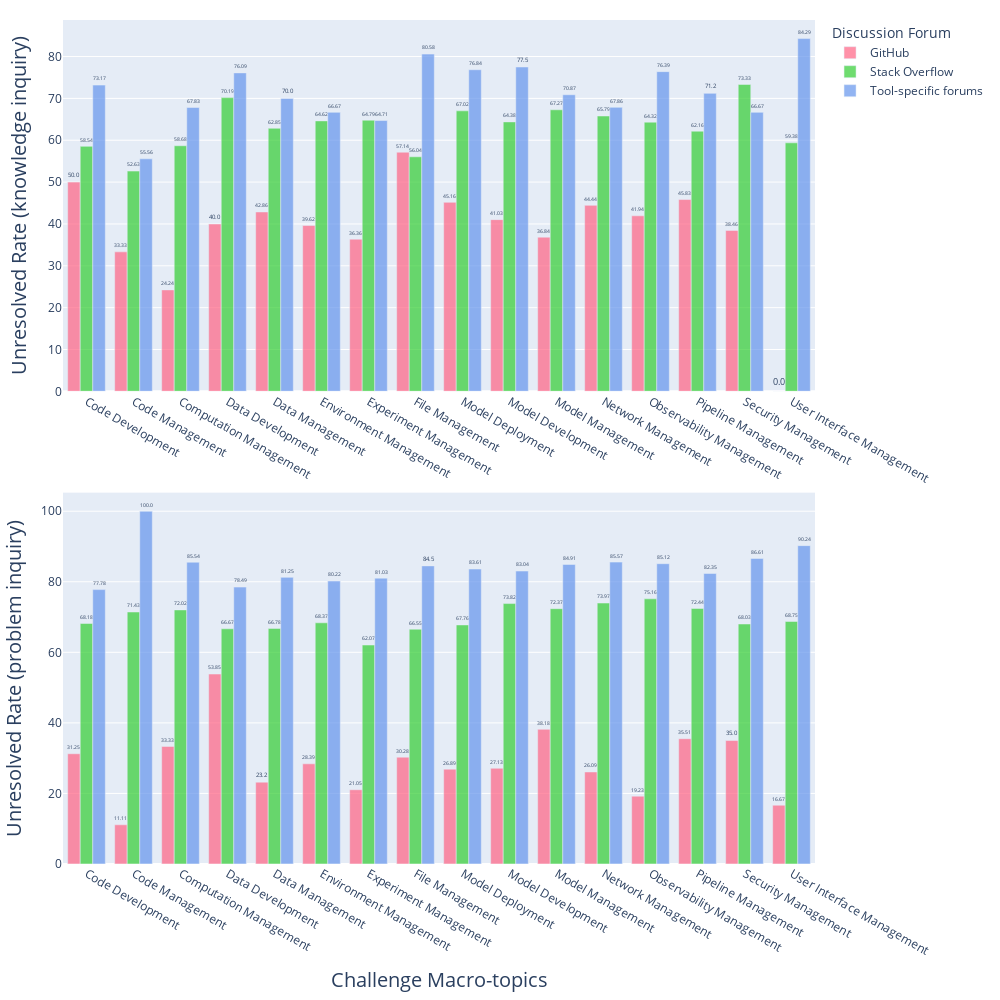

The cell this chart's notebook holds for it:
### Code cell
df = pd.read_json(os.path.join(path_rq3, 'forums.json'))
df = filter_open_posts(df)
df['Challenge_topic_macro'] = df['Challenge_topic_macro'].apply(lambda x: macro_topic_indexing[x])

n = len(df['Challenge_type'].unique())
fig = make_subplots(rows=n, cols=1, shared_xaxes=False, vertical_spacing=0.12)

for i, (type, type_group) in enumerate(df.groupby('Challenge_type')):
    show_legend = True if i == 0 else False
    for forum_name, forum_group in type_group.groupby('Platform'):
        categories = []
        rates = []
        
        for name, topic_group in forum_group.groupby('Challenge_topic_macro'):
            categories.append(name)
            rates.append(round(topic_group['Challenge_closed_time'].isna().sum() / len(topic_group) * 100, 2))
            
        fig.add_trace(go.Bar(
            x=categories, 
            y=rates, 
            name=forum_name, 
            showlegend=show_legend,
            marker_color=color_map[forum_name],
            text=rates, 
            textposition='outside'), 
        row=i+1, 
        col=1)
        if i == n - 1:
            fig.update_xaxes(title_text=f'Challenge Macro-topics', title_font=dict(size=20), row=i+1, col=1)
        fig.update_yaxes(title_text=f'Unresolved Rate ({type} inquiry)', title_font=dict(size=20), row=i+1, col=1)

fig.update_layout(
    width=1000, 
    height=1000,
    margin=go.layout.Margin(
        l=20,  # left margin
        r=20,  # right margin
        b=20,  # bottom margin
        t=20,  # top margin
    ),
    legend_title='Discussion Forum',
    boxmode='group' 
)
fig.show()
fig.write_image(os.path.join(path_rq3, 'Macro-topics unresolved rate histogram.pdf'))

### Figure 1 — Plotly figure (JSON) as saved in the notebook; plotly's stock layout.template omitted (floating-point values rounded to 4 significant figures)
{"data": [{"marker": {"color": "rgba(255, 99, 132, 0.7)"}, "name": "GitHub", "showlegend": true, "text": ["50.0", "33.33", "24.24", "40.0", "42.86", "39.62", "36.36", "57.14", "45.16", "41.03", "36.84", "44.44", "41.94", "45.83", "38.46", "0.0"], "textposition": "outside", "type": "bar", "x": ["Code Development", "Code Management", "Computation Management", "Data Development", "Data Management", "Environment Management", "Experiment Management", "File Management", "Model Deployment", "Model Development", "Model Management", "Network Management", "Observability Management", "Pipeline Management", "Security Management", "User Interface Management"], "xaxis": "x", "y": [50, 33.33, 24.24, 40, 42.86, 39.62, 36.36, 57.14, 45.16, 41.03, 36.84, 44.44, 41.94, 45.83, 38.46, 0], "yaxis": "y"}, {"marker": {"color": "rgba(50, 205, 50, 0.7)"}, "name": "Stack Overflow", "showlegend": true, "text": ["58.54", "52.63", "58.68", "70.19", "62.85", "64.62", "64.79", "56.04", "67.02", "64.38", "67.27", "65.79", "64.32", "62.16", "73.33", "59.38"], "textposition": "outside", "type": "bar", "x": ["Code Development", "Code Management", "Computation Management", "Data Development", "Data Management", "Environment Management", "Experiment Management", "File Management", "Model Deployment", "Model Development", "Model Management", "Network Management", "Observability Management", "Pipeline Management", "Security Management", "User Interface Management"], "xaxis": "x", "y": [58.54, 52.63, 58.68, 70.19, 62.85, 64.62, 64.79, 56.04, 67.02, 64.38, 67.27, 65.79, 64.32, 62.16, 73.33, 59.38], "yaxis": "y"}, {"marker": {"color": "rgba(100, 149, 237, 0.7)"}, "name": "Tool-specific forums", "showlegend": true, "text": ["73.17", "55.56", "67.83", "76.09", "70.0", "66.67", "64.71", "80.58", "76.84", "77.5", "70.87", "67.86", "76.39", "71.2", "66.67", "84.29"], "textposition": "outside", "type": "bar", "x": ["Code Development", "Code Management", "Computation Management", "Data Development", "Data Management", "Environment Management", "Experiment Management", "File Management", "Model Deployment", "Model Development", "Model Management", "Network Management", "Observability Management", "Pipeline Management", "Security Management", "User Interface Management"], "xaxis": "x", "y": [73.17, 55.56, 67.83, 76.09, 70, 66.67, 64.71, 80.58, 76.84, 77.5, 70.87, 67.86, 76.39, 71.2, 66.67, 84.29], "yaxis": "y"}, {"marker": {"color": "rgba(255, 99, 132, 0.7)"}, "name": "GitHub", "showlegend": false, "text": ["31.25", "11.11", "33.33", "53.85", "23.2", "28.39", "21.05", "30.28", "26.89", "27.13", "38.18", "26.09", "19.23", "35.51", "35.0", "16.67"], "textposition": "outside", "type": "bar", "x": ["Code Development", "Code Management", "Computation Management", "Data Development", "Data Management", "Environment Management", "Experiment Management", "File Management", "Model Deployment", "Model Development", "Model Management", "Network Management", "Observability Management", "Pipeline Management", "Security Management", "User Interface Management"], "xaxis": "x2", "y": [31.25, 11.11, 33.33, 53.85, 23.2, 28.39, 21.05, 30.28, 26.89, 27.13, 38.18, 26.09, 19.23, 35.51, 35, 16.67], "yaxis": "y2"}, {"marker": {"color": "rgba(50, 205, 50, 0.7)"}, "name": "Stack Overflow", "showlegend": false, "text": ["68.18", "71.43", "72.02", "66.67", "66.78", "68.37", "62.07", "66.55", "67.76", "73.82", "72.37", "73.97", "75.16", "72.44", "68.03", "68.75"], "textposition": "outside", "type": "bar", "x": ["Code Development", "Code Management", "Computation Management", "Data Development", "Data Management", "Environment Management", "Experiment Management", "File Management", "Model Deployment", "Model Development", "Model Management", "Network Management", "Observability Management", "Pipeline Management", "Security Management", "User Interface Management"], "xaxis": "x2", "y": [68.18, 71.43, 72.02, 66.67, 66.78, 68.37, 62.07, 66.55, 67.76, 73.82, 72.37, 73.97, 75.16, 72.44, 68.03, 68.75], "yaxis": "y2"}, {"marker": {"color": "rgba(100, 149, 237, 0.7)"}, "name": "Tool-specific forums", "showlegend": false, "text": ["77.78", "100.0", "85.54", "78.49", "81.25", "80.22", "81.03", "84.5", "83.61", "83.04", "84.91", "85.57", "85.12", "82.35", "86.61", "90.24"], "textposition": "outside", "type": "bar", "x": ["Code Development", "Code Management", "Computation Management", "Data Development", "Data Management", "Environment Management", "Experiment Management", "File Management", "Model Deployment", "Model Development", "Model Management", "Network Management", "Observability Management", "Pipeline Management", "Security Management", "User Interface Management"], "xaxis": "x2", "y": [77.78, 100, 85.54, 78.49, 81.25, 80.22, 81.03, 84.5, 83.61, 83.04, 84.91, 85.57, 85.12, 82.35, 86.61, 90.24], "yaxis": "y2"}], "layout": {"boxmode": "group", "height": 1000, "legend": {"title": {"text": "Discussion Forum"}}, "margin": {"b": 20, "l": 20, "r": 20, "t": 20}, "width": 1000, "xaxis": {"anchor": "y", "domain": [0, 1]}, "xaxis2": {"anchor": "y2", "domain": [0, 1], "title": {"font": {"size": 20}, "text": "Challenge Macro-topics"}}, "yaxis": {"anchor": "x", "domain": [0.56, 1], "title": {"font": {"size": 20}, "text": "Unresolved Rate (knowledge inquiry)"}}, "yaxis2": {"anchor": "x2", "domain": [0, 0.44], "title": {"font": {"size": 20}, "text": "Unresolved Rate (problem inquiry)"}}}}
